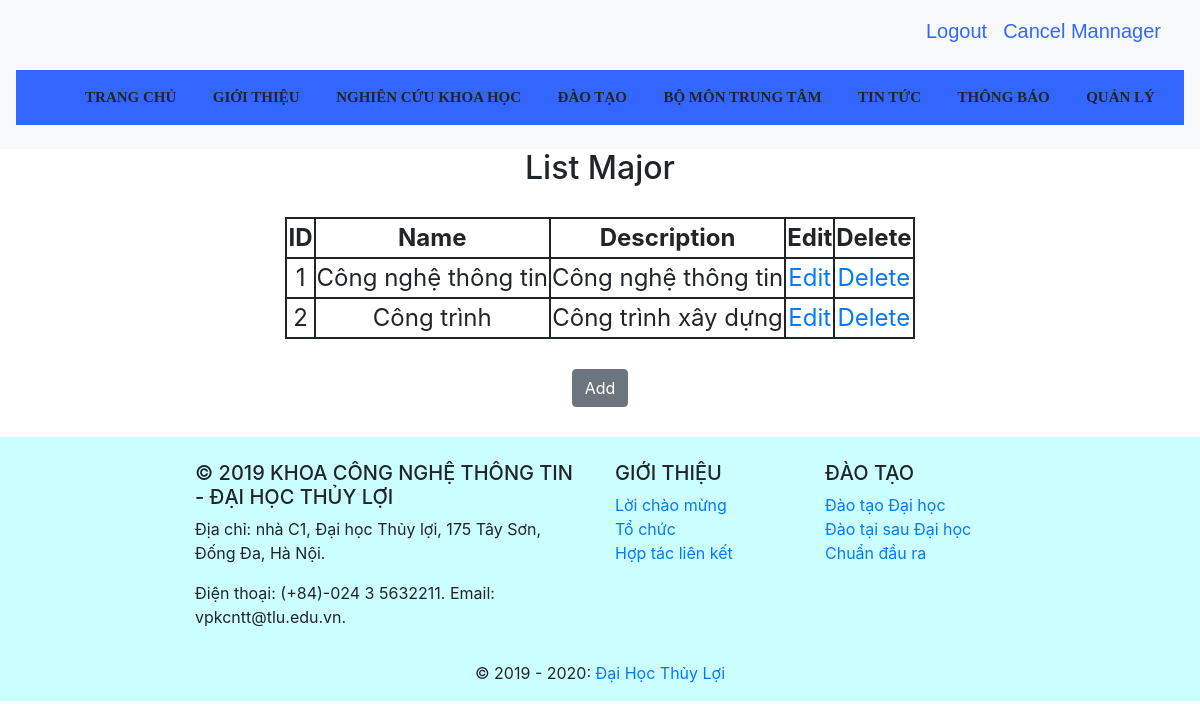
The page /ProjectWeb/managerMajor.php (signed in) on the database its author committed.
### tables this page shows
CREATE TABLE `major` (
  `majorid` smallint(5) UNSIGNED NOT NULL,
  `majorName` varchar(60) NOT NULL,
  `majorDes` text NOT NULL
);

### ProjectWeb/managerMajor.php (the view, shortened to what this page needs)
<!DOCTYPE html>
<html lang="en">
<head>
    <link rel="stylesheet" href="https://maxcdn.bootstrapcdn.com/bootstrap/4.3.1/css/bootstrap.min.css">
    <link rel="stylesheet" href="https://cdnjs.cloudflare.com/ajax/libs/font-awesome/4.7.0/css/font-awesome.min.css">
    <link rel="stylesheet" href="css/style.css">
</head>
<body>
    <?php include("headerAdmin.php");?>
    <nav class="navbar navbar-expand-md navbar-light bg-light sticky-top">
        <ul style="width: 100%; text-align:center; background-color: #3366FF;  ">
            <div class="dropdown">
                <div class="dropbtn">TRANG CHỦ</div>
            </div>
            <div class="dropdown">
                <div class="dropbtn">GIỚI THIỆU</div>
            </div>
            <div class="dropdown">
                <div class="dropbtn">NGHIÊN CỨU KHOA HỌC</div>
            </div>
            <div class="dropdown">
                <div class="dropbtn">ĐÀO TẠO</div>
            </div>
            <div class="dropdown">
                <div class="dropbtn">BỘ MÔN TRUNG TÂM</div>
            </div>
            <div class="dropdown">
                <div class="dropbtn">TIN TỨC</div>
            </div>
            <div class="dropdown">
                <div class="dropbtn">THÔNG BÁO</div>
            </div>
            <div class="dropdown">
                <div class="dropbtn" href="#" >QUẢN LÝ</div>
            </div>
        </ul>
    </nav>
    <div class="text-center main-content">
        <h2 style="margin-bottom:30px;">List Major</h2>
        <?php
            require('connectdb.php');
            $sql = 'SELECT * FROM major';
            mysqli_set_charset($dbcon, 'utf8');
            $result = mysqli_query($dbcon,$sql);
            echo '<font size="5">';
            echo '<table style="border: 2px solid"; align="center";>';
            echo '<tr style="border: 2px solid;"><th style="border: 2px solid">ID</th><th style="border: 2px solid">Name</th><th style="border: 2px solid">Description</th><th style="border: 2px solid">Edit</th><th style="border: 2px solid">Delete</th></tr>';
            if(mysqli_num_rows($result)>0){
            while($row = mysqli_fetch_assoc($result)){
                echo '<tr style="border: 2px solid">';
                echo '<td style="border: 2px solid">'.$row['majorid'].'</td>';
                echo '<td style="border: 2px solid">'.$row['majorName'].'</td>';
                echo '<td style="border: 2px solid">'.$row['majorDes'].'</td>';
                echo '<td style="border: 2px solid">'.'<a href="editMajor.php?id='.$row['majorid'].'">Edit</a>'.'</td>';
                echo '<td style="border: 2px solid">'.'<a href="deleteMajor.php?id='.$row['majorid'].'">Delete</a>'.'</td>';
                }
            }
            echo '</table>';
            echo '</font>';
        ?>
        <button style="margin: 30px;" type="submit" name="submit" class="btn btn-secondary" onclick="location.href = 'addMajor.php'" >Add</button>
    </div>
    <?php include("footer.php"); ?>
</body>
</html>

### ProjectWeb/css/style.css (style rules this page uses)
body { width: 100%; height: 100%; }
.dropbtn { padding: 16px; font-size: 15px !important; font-weight:bold ; font-family: 'Times New Roman', Times, serif; }
.dropdown { position: relative; display: inline-block; }

### rows shown on the page
major: majorid "1", majorName "Công nghệ thông tin", majorDes "Công nghệ thông tin"
major: majorid "2", majorName "Công trình", majorDes "Công trình xây dựng"
